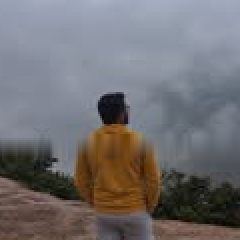
#> input picture assets/photo_clean.png, 120 x 120 px (shown 2 times larger)
$ python dotify.py ../assets/photo_clean.png
#> lines starting #> are read from the running program, lines starting #| are printed output that depends on the picture
"""Render a photo as a coloured dot-matrix SVG.
Usage: python scripts/dotify.py assets/photo.png -o assets/portrait.svg --cols 64
"""
import argparse
from PIL import Image, ImageOps

ap = argparse.ArgumentParser()
ap.add_argument('src')
ap.add_argument('-o', '--out', default='assets/portrait.svg')
ap.add_argument('--cols', type=int, default=64)
a = ap.parse_args()

im = Image.open(a.src).convert('RGB')
#> im is the input picture: PIL image 120x120 RGB; mean R, G, B 113.2, 111, 113.5
rows = round(a.cols * im.height / im.width)
#> rows = 64
small = im.resize((a.cols, rows), Image.LANCZOS)
lum = ImageOps.equalize(ImageOps.grayscale(small))
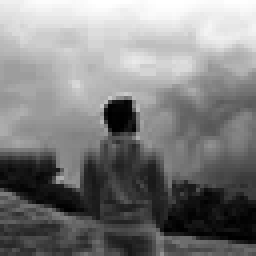
#> lum: PIL image 64x64 L (shown 4 times larger); min 0, max 255, mean 126.9
cell = 10
dots = []
for y in range(rows):
    for x in range(a.cols):
        b = lum.getpixel((x, y)) / 255
        r = cell * 0.48 * (0.25 + 0.75 * b)  # bright pixels get bigger dots
        R, G, B = small.getpixel((x, y))
        dots.append(f'<circle cx="{x * cell + cell / 2:.0f}" cy="{y * cell + cell / 2:.0f}" r="{r:.1f}" fill="#{R:02x}{G:02x}{B:02x}"/>')
#> after the loop, dots = 4096 items
w, h = a.cols * cell, rows * cell
#> w = 640; h = 640
svg = f'<svg xmlns="http://www.w3.org/2000/svg" viewBox="0 0 {w} {h}" width="{w}" height="{h}"><rect width="100%" height="100%" rx="24" fill="#0d1117"/>{"".join(dots)}</svg>'
open(a.out, 'w').write(svg)
print(f'{a.out}: {a.cols}x{rows} dots, {len(svg) // 1024} KB')
#| assets/portrait.svg: 64x64 dots, 198 KB
